Frame 1 (no input): blank canvas, image omitted
Frame 60 (no input): blank canvas, image omitted
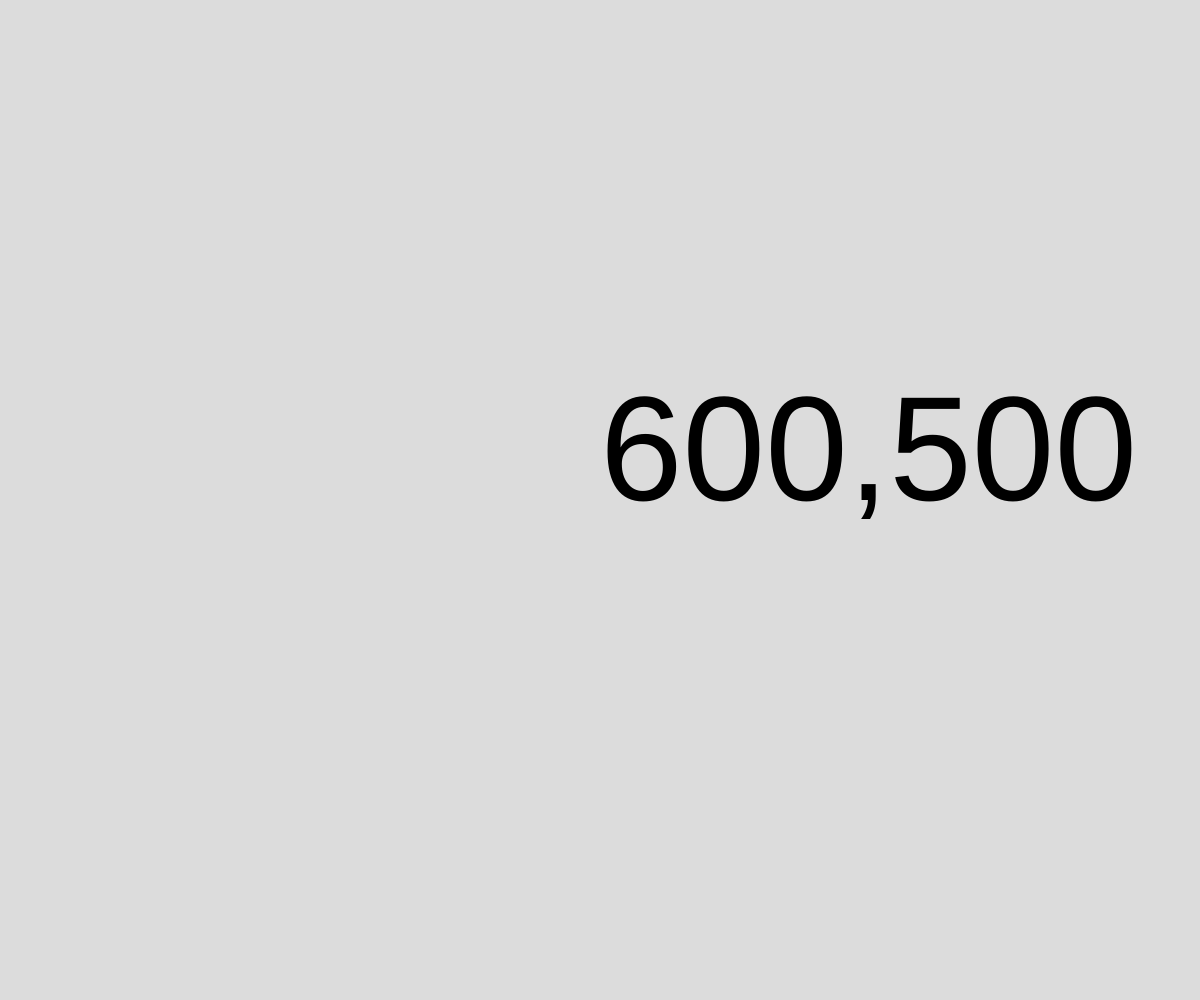
Frame 120 (the mouse pressed at the canvas centre since frame 60)

The p5.js sketch whose frames 1 and 60 were blank and that drew this single picture after the mouse press (run headless with seeded random() and noise() and a simulated clock; from frame 60 on, the mouse is pressed at the canvas centre):

// p5.js sketch
// ── sketch.js
// Events (Mouse/keyboard)
// Jayden Johnson
//  9/12/2024

let tSize = 40;

function setup() {
  createCanvas(windowWidth, windowHeight);
}

function draw() {
  background(220);
  
  
  //if(mouseIsPressed) tSize = random(20,80);
  
  textSize(tSize);  
  let position = mouseX + "," + mouseY;
  text(position,mouseX,mouseY);
  



}

function mousePressed(){
    //called AUTOMATICALLY
  tSize = random(20,200);
  }
  
